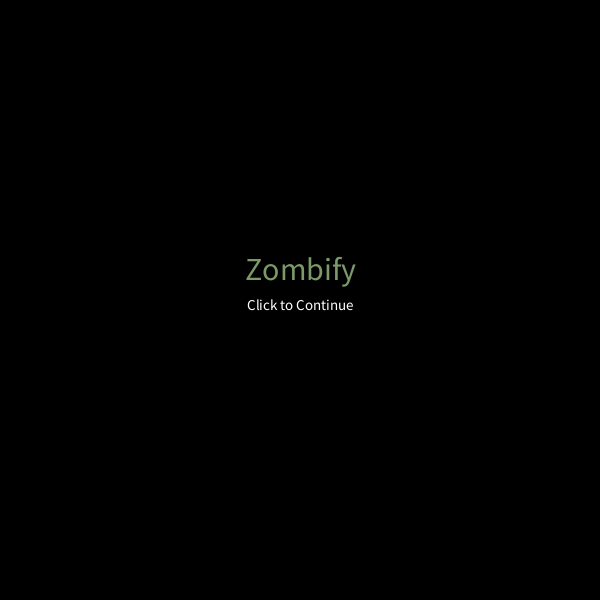
Frame 1 (no input)
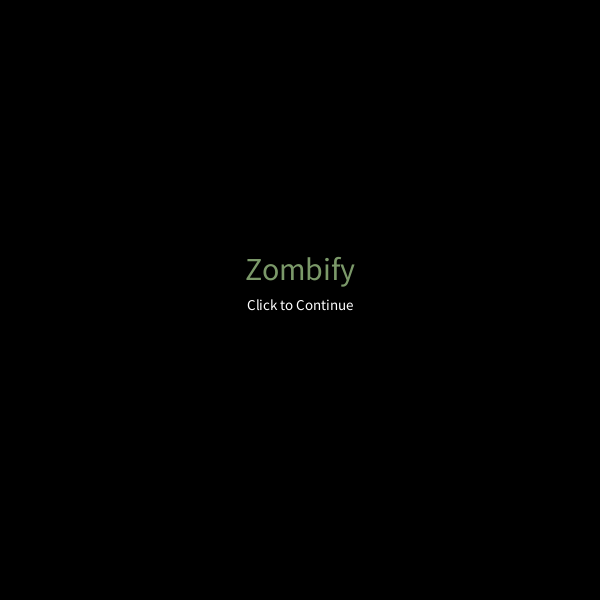
Frame 60 (the mouse pressed at the canvas centre just before this capture)
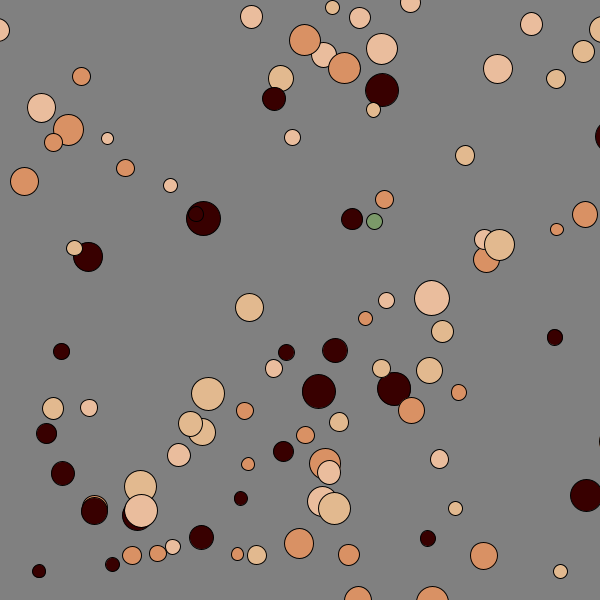
Frame 120 (the mouse held since frame 60 and released just before this capture)

The Processing sketch that drew these frames (run headless with seeded random() and noise(); from frame 60 on, the mouse is pressed at the canvas centre):

// Processing sketch: Zombify
// ── Zombify.pde
CharacterManager manager;
StateHandler stateHandler;

int gameState;
float actualTime;
float currentTime;

int maxHumans = 100;

void setup() {
  size(600, 600);

  stateHandler = new StateHandler();
  stateHandler.gameState = 0;

  manager = new CharacterManager(maxHumans);
  manager.populate();
}

void draw() {
  if (stateHandler.gameState == 0) {
    stateHandler.initScreen();
  } else if (stateHandler.gameState == 1) {
    stateHandler.gameScreen();
  } else {
    stateHandler.endScreen();
  }
}

void mousePressed() {
  if (stateHandler.gameState == 0) {
    stateHandler.gameState = 1;
  } else if (stateHandler.gameState == 2) {
    resetGame();
  }
}

void resetGame() {
  currentTime = 0;
  manager.populate();
  stateHandler.gameState = 0;
}

// ── Character.pde
class Character {
  PVector position;
  PVector velocity;
  float size;
  int skinColor;

  public Character (float s) {
    position = new PVector(random(0, width), random(0, height));
    velocity = new PVector();
    size = s;

    velocity.x = random(-3, 3);
    velocity.y = random(-3, 3);
  }

  void show() {
    fill(skinColor);
    ellipse(position.x, position.y, size, size);
  }

  void move() {
    position.x += velocity.x;
    position.y += velocity.y;

    if (position.x > width || position.x < 0) {
      // velocity.x *= -1;
     if (position.x > width + (size / 2)) {
       position.x = 0 - (size / 2);
     } else if (position.x < 0 - (size / 2)) {
       position.x = width + (size / 2);
     }
    }
    if (position.y > height - (size / 2) || position.y < 0 + (size / 2)) {
      // velocity.y *= -1;
      if (position.y > height + (size / 2)) {
        position.y = 0 - (size / 2);
      } else if (position.y < 0 - (size / 2)) {
        position.y = height + (size / 2);
      }
    }
  }
}

// ── CharacterManager.pde
class CharacterManager {
  ArrayList<Character> characters;
  int humanCount = 0;
  float size;

  public CharacterManager (int h) {
    int maxHumans = h;
    size = random(12, 35);
    characters = new ArrayList<Character>();
  }

  void populate() {
    characters.clear();
    for (int i = 0; i < maxHumans; i++) {
     size = random(12, 35);
     characters.add(new Human(size));
     humanCount++;
    }
    characters.add(new Zombie(width / 2, height / 2, size));
  }

  void collisionHandler() {
    for (int i = 0; i < characters.size(); ++i) {
      if (characters.get(i) instanceof Human) {
        Human human = (Human)characters.get(i);
        for (int j = 0; j < characters.size(); j++) {
          if (characters.get(j) instanceof Zombie) {
            Zombie zombie = (Zombie)characters.get(j);
            boolean hasCollided = collision(human.position.x,
                                            human.position.y,
                                            human.size / 2,
                                            zombie.position.x,
                                            zombie.position.y,
                                            zombie.size / 2);
            if (hasCollided) {
              if (human.size > 0) {
                characters.add(new Zombie(human.position.x, human.position.y, human.size));
                human.size = 0;
                humanCount--;
              }
            }
          }
        }
      }
    }
  }

  void draw() {
    for (int i = 0; i < characters.size(); i++) {
      if (characters.get(i) instanceof Human) {
        Human human = (Human)characters.get(i);
        human.move();
        human.show();
      } else if (characters.get(i) instanceof Zombie) {
        Zombie zombie = (Zombie)characters.get(i);
        zombie.show();
        zombie.move();
      }
    }
  }
}

// ── Collision.pde
boolean collision(float x1, float y1, float size1, float x2, float y2, float size2) {

  float maxDistance = size1 + size2;

  if (abs(x1 - x2) >= maxDistance || abs(y1 - y2) >= maxDistance) {
    return false;
  } else if (dist(x1, y1, x2, y2) > maxDistance) {
    return false;
  } else {
    return true;
  }
}

// ── Human.pde
class Human extends Character {
  int[] colors;

  public Human (float s) {
    super(s);
    colors = new int[4];
    colors[0] = color(234, 189, 157);
    colors[1] = color(217, 145, 100);
    colors[2] = color(56, 0, 0);
    colors[3] = color(226, 185, 143);

    skinColor = colors[int(random(0, colors.length))];
  }
}

// ── StateHandler.pde
class StateHandler {
  int gameState;

  public StateHandler () {

  }

  void initScreen() {
    actualTime = millis();
    background(0);
    textSize(32);
    textAlign(CENTER);
    fill(123,153,105);
    text("Zombify", width / 2, height / 2 - 20);
    fill(255);
    textSize(15);
    text("Click to Continue", width / 2, height / 2 + 10);
  }

  void gameScreen() {
    currentTime = millis() - actualTime;
    background(128);
    manager.collisionHandler();
    manager.draw();
    if (manager.humanCount <= 0) {
      gameState = 2;
    }
  }

  void endScreen() {
    background(0);
    textSize(32);
    textAlign(CENTER);
    fill(123,153,105);
    text("Game Over!", width / 2, height / 2 - 30);
    fill(255);
    textSize(15);
    text("It took " + round(currentTime * 0.001f) + " seconds for all humans to get infected.", width / 2, height / 2 );
    text("Click to Restart", width / 2, height / 2 + 25);
  }
}

// ── Zombie.pde
class Zombie extends Character {
  float speedFactor = 0.5;

  public Zombie  (float x, float y, float s) {
    super(s);
    position.x = x;
    position.y = y;
    skinColor = color(123,153,105);
    velocity.x *= speedFactor;
    velocity.y *= speedFactor;
  }
}
